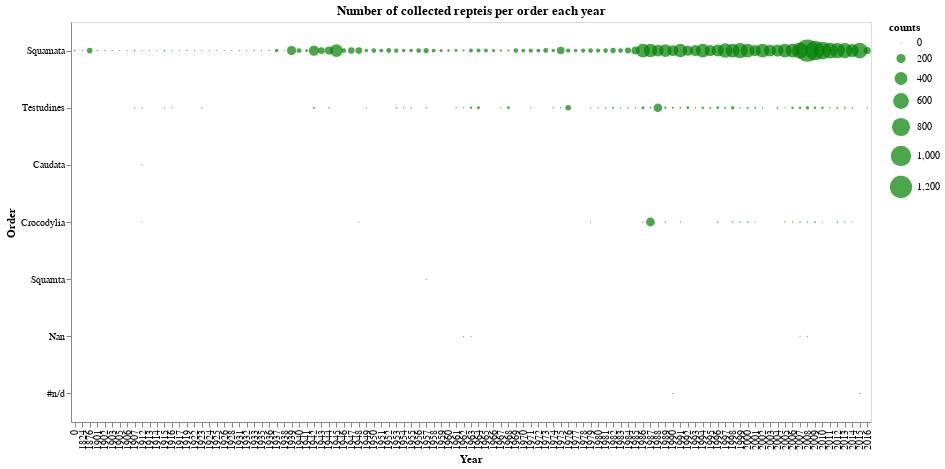

The cell this chart's notebook holds for it:
### Code cell
g1 = alt.Chart(orders,
               width=800, height=400, title='Number of collected repteis per order each year').mark_circle(
                                                                                color='green').encode(
    x= alt.X('ano_coleta', type='ordinal', title='Year'),
    y= alt.Y('ordem', type='nominal', title='Order',
            sort= alt.EncodingSortField(field='count', op='max', order='descending')),
    size = alt.Size('counts', scale=alt.Scale(range=[1,500])),
    tooltip= alt.Tooltip(['ano_coleta', 'counts'])
)

# saving graph
g1.save('./graphs/orders_per_year.html')

g1

### Figure 1 — Vega-Lite specification as saved in the notebook (floating-point values rounded to 4 significant figures; data arrays with more than 128 entries replaced by an {"elided": "..."} marker saying what was removed)
{"config": {"view": {"continuousWidth": 400, "continuousHeight": 300}}, "data": {"name": "data-4379881e2b36bb7edbf9b1e4f9255a54"}, "mark": {"type": "circle", "color": "green"}, "encoding": {"size": {"type": "quantitative", "field": "counts", "scale": {"range": [1, 500]}}, "tooltip": [{"type": "quantitative", "field": "ano_coleta"}, {"type": "quantitative", "field": "counts"}], "x": {"type": "ordinal", "field": "ano_coleta", "title": "Year"}, "y": {"type": "nominal", "field": "ordem", "sort": {"field": "count", "op": "max", "order": "descending"}, "title": "Order"}}, "height": 400, "title": "Number of collected repteis per order each year", "width": 800, "$schema": "https://vega.github.io/schema/vega-lite/v4.8.1.json", "datasets": {"data-4379881e2b36bb7edbf9b1e4f9255a54": {"elided": "194 records"}}}
